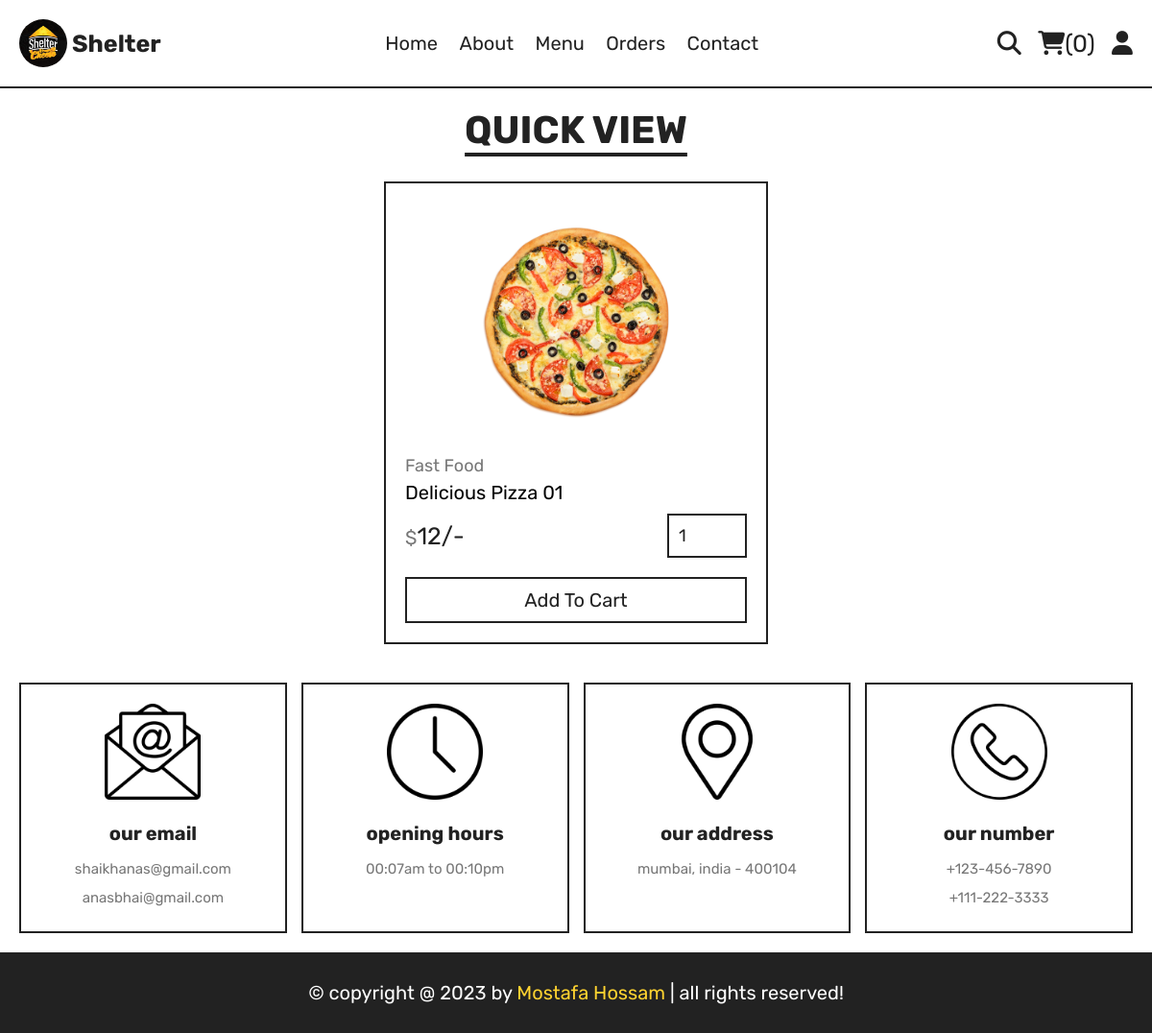
Screenshot of /quick_view.php?pid=9 with the database file from the repository.
### tables this page shows
CREATE TABLE `products` (
  `product_id` int(11) NOT NULL,
  `product_name` varchar(100) NOT NULL,
  `product_category` varchar(100) NOT NULL,
  `product_price` int(11) NOT NULL,
  `product_img` varchar(200) NOT NULL
);

### components/function.php (called while the page is built, shortened)
<?php
function getAllDate($table, $col = '', $value = '')
{
    global $connection;
    $condition = '';
    if ($value != '' && $col != '') {
        $condition = "WHERE `$col`='$value'";
    }
    $data = $connection->query("SELECT * FROM `$table` $condition");
    $data = $data->fetchAll(PDO::FETCH_ASSOC);
    return $data;
}
function countOfElement($table, $col = '', $value = '')
{
    global $connection;
    $condition = '';
    if ($value != '' && $col != '') {
        $condition = "WHERE `$col`='$value'";
    }
    $count = $connection->query("SELECT * FROM `$table` $condition");
    return $count->rowCount();
}

### quick_view.php (the view, shortened to what this page needs)
<?php
include_once("components/connection.php");
include_once("components/function.php");
if (isset($_GET['pid'])) {
    $product_id = $_GET['pid'];
    $select_products = getAllDate('products', 'product_id', $product_id);
    $product_exist = countOfElement('products', 'product_id', $product_id);
} else {
    header("location: index.php");
}
?>
<?php include_once("components/user_navbar.php"); ?>
<section class="quick-view">
    <h1 class="title">quick view</h1>
    <?php
    if ($product_exist > 0) {
        foreach ($select_products as $product) {
    ?>
            <form action="" method="post" class="box">
                <img src="uploaded_img2/<?= $product['product_img']; ?>" alt="">
                <a href="category.php?category=<?= $product['product_category']; ?>" class="cat"><?= $product['product_category']; ?></a>
                <div class="name"><?= $product['product_name']; ?></div>
                <div class="flex">
                    <div class="price"><span>$</span><?= $product['product_price']; ?>/-</div>
                    <input type="number" name="qty" class="qty" min="1" max="99" value="1" maxlength="2">
                </div>
                <button type="submit" name="add_to_cart" class="cart-btn">add to cart</button>
            </form>
    <?php
        }
    } else {
        echo '<p class="empty">no products added yet!</p>';
    }
    ?>
</section>
<?php
include_once("components/user_footer.php");
?>

### css/style.css (style rules this page uses)
:root { --yellow: #fed330; --red: #e74c3c; --white: #fff; --black: #222; --light-color: #777; --border: 0.2rem solid var(--black); }
* { font-family: "Rubik", sans-serif; margin: 0; padding: 0; box-sizing: border-box; outline: none; border: none; text-decoration: none; transition: 0.2s linear; }
html { font-size: 62.5%; overflow-x: hidden; scroll-behavior: smooth; scroll-padding-top: 8rem; }
section { max-width: 1200px; margin: 0 auto; padding: 2rem; }
.title { text-align: center; margin-bottom: 3rem; font-size: 4rem; color: var(--black); text-transform: uppercase; text-decoration: underline; text-underline-offset: 1rem; }
.quick-view form { max-width: 40rem; padding: 2rem; border: var(--border); position: relative; margin: 0 auto; }
.quick-view form img { height: 25rem; width: 100%; object-fit: contain; margin-bottom: 1rem; }
.quick-view form .cat { font-size: 1.8rem; color: var(--light-color); text-transform: capitalize; }
.quick-view form .name { font-size: 2rem; margin: 0.5rem 0; text-transform: capitalize; }
.quick-view form .flex { display: flex; justify-content: space-between; align-items: center; gap: 1.5rem; margin: 1rem 0; }
.quick-view form .flex .price { font-size: 2.5rem; color: var(--black); }
.quick-view form .flex .price span { font-size: 2rem; color: var(--light-color); }
.quick-view form .flex .qty { border: var(--border); padding: 1rem; font-size: 1.8rem; color: var(--black); }
.quick-view form .cart-btn { width: 100%; padding: 1rem 3rem; text-align: center; border: var(--border); font-size: 2rem; color: var(--black); cursor: pointer; text-transform: capitalize; background: none; margin-top: 1rem; }

### rows the page displays
products: product_img (picture), product_category "Fast Food", product_name "Delicious Pizza 01", product_price "12"

### other values shown
$count_product_in_cart "0"
